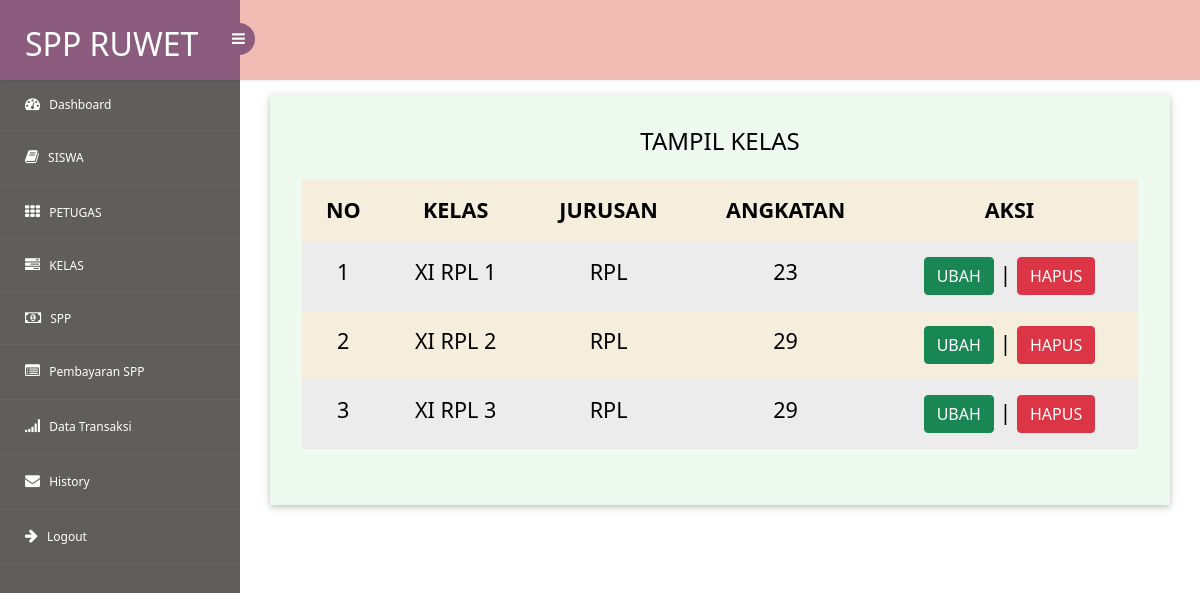
Page /admin/tampil_kelas.php on the committed database.
### tables this page shows
CREATE TABLE `kelas` (
  `id_kelas` int(11) NOT NULL,
  `nama_kelas` varchar(10) NOT NULL,
  `jurusan` varchar(5) NOT NULL,
  `angkatan` int(1) NOT NULL
);

### admin/tampil_kelas.php (the view, shortened to what this page needs)
<?php
 include "sidebar.php";
 ?>
<!DOCTYPE html>
<head>
<link href="https://cdn.jsdelivr.net/npm/bootstrap@5.0.1/dist/css/bootstrap.min.
css" rel="stylesheet" integrity="sha384-
+0n0xVW2eSR5OomGNYDnhzAbDsOXxcvSN1TPprVMTNDbiYZCxYbOOl7+AMvyTG2x"
crossorigin="anonymous">
</head>
<body>
<section id="main-content">
<div class="panel-body">
				<div class="col-md-12 w3ls-graph">
						<div class="agileinfo-grap">
							<div class="agileits-box">
								<header class="agileits-box-header clearfix">
									  <h3>Tampil Kelas<h3>
        <table class="table table-striped text-white" style="background-color: #F5EEDC;">
            <thead>
                <tr>
                    <th scope="col">NO</th>
                    <th scope="col">KELAS</th>
                    <th scope="col">JURUSAN</th>
                    <th scope="col">ANGKATAN</th>
                    <th scope="col">AKSI</th>
                </tr>
            </thead>
            <tbody>
                <?php
                include "koneksi.php";
                $qry_kelas=mysqli_query($conn,"select * from kelas");
                $no=0;
                while($data_kelas=mysqli_fetch_array($qry_kelas)){
                    $no++;?>
                    <tr>
                    <td><?=$no?></td>
                    <td><?=$data_kelas['nama_kelas']?></td>
                    <td><?=$data_kelas['jurusan']?></td>
                    <td><?=$data_kelas['angkatan']?></td>
                    <td><a href="ubah_kelas.php?id_kelas=<?=$data_kelas['id_kelas']?>"
                    class="btn btn-success">Ubah</a> |
                    <a href="hapus.php?id_kelas=<?=$data_kelas['id_kelas']?>"
                    onclick="return confirm('Apakah Anda yakin menghapus data ini?')"
                    class="btn btn-danger">Hapus</a></td>
                </tr>
                <?php
                }
                ?>
                </tbody>
            </table>
								</header>
							</div>
						</div>
</section>
</body>
</html>

### css/style.css (style rules this page uses)
h4, h5, h6, h1, h2, h3 { margin: 0; }
html, body { font-family: 'Roboto', sans-serif; font-size: 100%; overflow-x: hidden; background: url(../images/bg.jpg) no-repeat 0px 0px; background-size:cover; }
body a { transition: 0.5s all ease; -webkit-transition: 0.5s all ease; -moz-transition: 0.5s all ease; -o-transition: 0.5s all ease; -ms-transition: 0.5s all ease; text-decoration:none; }
h1,h2,h3,h4,h5,h6 { margin:0; }
#main-content { margin-left:240px; -webkit-transition:all .3s ease-in-out; -moz-transition:all .3s ease-in-out; -o-transition:all .3s ease-in-out; transition:all .3s ease-in-out; }
.agileinfo-grap { padding: 2em; background:rgb(238, 249, 240); box-shadow: 0 2px 5px 0 rgba(0, 0, 0, 0.16), 0 2px 10px 0 rgba(0, 0, 0, 0.12); }
header.agileits-box-header.clearfix h3 { font-size: 24px; font-weight: 400; text-transform: uppercase; color:#000; text-align: center; margin-bottom: 1em; }
.table>thead>tr>th { border-bottom: 1px solid #e1ab91 ! important; }
.table>tbody>tr>td, .table>tbody>tr>th, .table>tfoot>tr>td, .table>tfoot>tr>th, .table>thead>tr>td, .table>thead>tr>th { border-bottom: 1px solid #e9e9e9 ! important; }
.table > thead > tr > th, .table > tbody > tr > th, .table > tfoot > tr > th, .table > thead > tr > td, .table > tbody > tr > td, .table > tfoot > tr > td { border-top: none !important; }
.table td, .table>tbody>tr>td, .table>tbody>tr>th, .table>tfoot>tr>td, .table>tfoot>tr>th, .table>thead>tr>td, .table>thead>tr>th { padding: 15px!important; }
.table > thead > tr > th, .table > tbody > tr > th, .table > tfoot > tr > th, .table > thead > tr > td, .table > tbody > tr > td, .table > tfoot > tr > td { font-size: 0.9em; color: rgb(0, 0, 0); border-top: none !important; }

### rows in the picture
kelas: nama_kelas "XI RPL 1", jurusan "RPL", angkatan "23"
kelas: nama_kelas "XI RPL 2", jurusan "RPL", angkatan "29"
kelas: nama_kelas "XI RPL 3", jurusan "RPL", angkatan "29"
